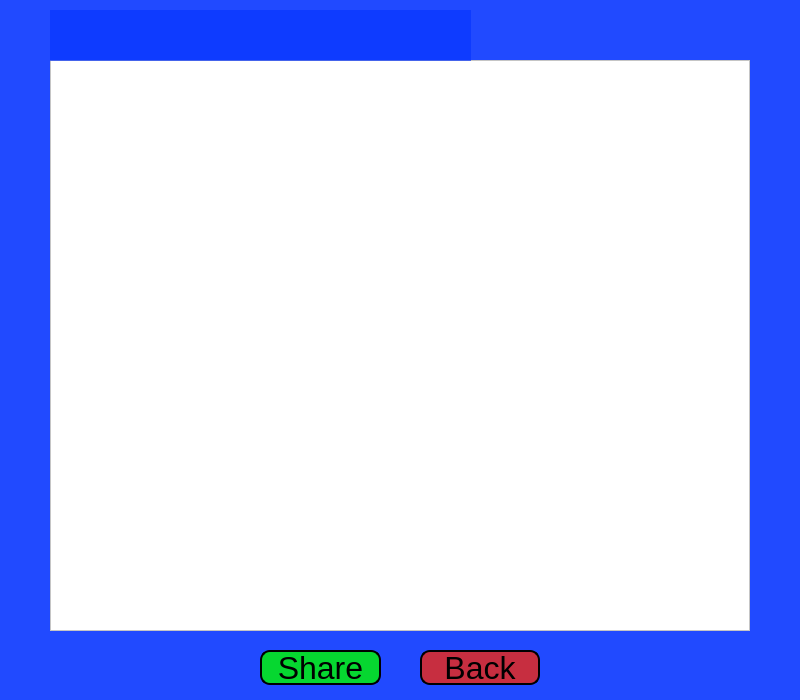
<?xml version="1.0" encoding="UTF-8"?>
<ui version="4.0">
 <class>memories</class>
 <widget class="QDialog" name="memories">
  <property name="geometry">
   <rect>
    <x>0</x>
    <y>0</y>
    <width>800</width>
    <height>700</height>
   </rect>
  </property>
  <property name="windowTitle">
   <string>Dialog</string>
  </property>
  <property name="styleSheet">
   <string notr="true">background-color: rgba(4, 51, 255, 169);</string>
  </property>
  <widget class="QListWidget" name="listWidget">
   <property name="geometry">
    <rect>
     <x>50</x>
     <y>60</y>
     <width>700</width>
     <height>571</height>
    </rect>
   </property>
   <property name="styleSheet">
    <string notr="true">background-color: rgb(255, 255, 255);</string>
   </property>
  </widget>
  <widget class="QLabel" name="label">
   <property name="geometry">
    <rect>
     <x>50</x>
     <y>10</y>
     <width>421</width>
     <height>51</height>
    </rect>
   </property>
   <property name="font">
    <font>
     <pointsize>24</pointsize>
    </font>
   </property>
   <property name="text">
    <string/>
   </property>
  </widget>
  <widget class="QPushButton" name="back">
   <property name="geometry">
    <rect>
     <x>420</x>
     <y>650</y>
     <width>120</width>
     <height>35</height>
    </rect>
   </property>
   <property name="font">
    <font>
     <pointsize>24</pointsize>
    </font>
   </property>
   <property name="styleSheet">
    <string notr="true">background-color: rgba(255, 38, 0, 191);
border: 2px solid;
Border-radius: 10px;</string>
   </property>
   <property name="text">
    <string>Back</string>
   </property>
  </widget>
  <widget class="QPushButton" name="share">
   <property name="geometry">
    <rect>
     <x>260</x>
     <y>650</y>
     <width>121</width>
     <height>35</height>
    </rect>
   </property>
   <property name="font">
    <font>
     <pointsize>24</pointsize>
    </font>
   </property>
   <property name="styleSheet">
    <string notr="true">border: 2px solid;
Border-radius: 10px;
background-color: rgba(0, 249, 0, 207);</string>
   </property>
   <property name="text">
    <string>Share</string>
   </property>
  </widget>
 </widget>
 <resources/>
 <connections/>
</ui>
